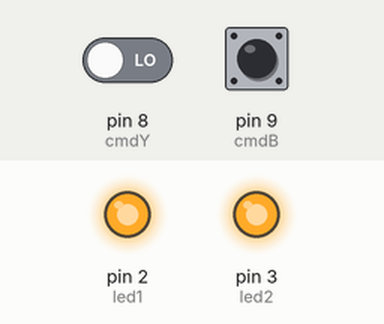
A sketch run on a simulated Arduino Uno, built with avr-gcc and run on an emulated ATmega328P. Shown: output pins drawn as LEDs (lit = HIGH). The test bench sets the inputs (shaded band); at power-on: pin 8 (cmdY) LOW, pin 9 (cmdB) HIGH.

Above: at 0.1 s.
Timing chart, 0 to 1.6 s (numbered marks = the images above):
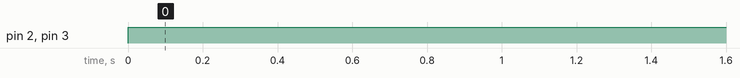

Measured:
- by itself, pin 2 (led1), pin 3 (led2): LOW → HIGH at 0.00 s

The sketch:

pull_up_down.ino
```cpp
void setup() {
  int cmdY = 8;
  int cmdB = 9;
  int led1 = 2;
  int led2 = 3;


  pinMode(cmdY,INPUT);
  pinMode(cmdB,INPUT_PULLUP);
 pinMode(led1, OUTPUT);
  pinMode(led2, OUTPUT);
}

void loop() {
  int cmdY = 8;
  int cmdB = 9;

  int led1 = 2;
  int led2 = 3;

  int readY;
  int readB;

  readY = digitalRead(cmdY);
  readB = digitalRead(cmdB);

  if(readY == HIGH)
  {
  digitalWrite(led1, HIGH);
  }
  else
  {
    digitalWrite(led1, HIGH);
  }

  if(readB == HIGH)
  {
    digitalWrite(led2, HIGH);
  }
  else
  {
    digitalWrite(led2, HIGH);

  }

}
```
